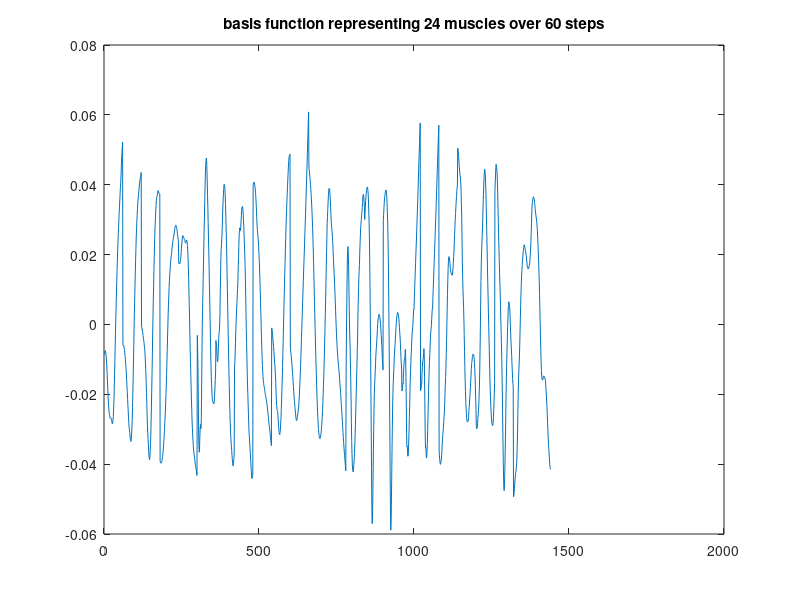
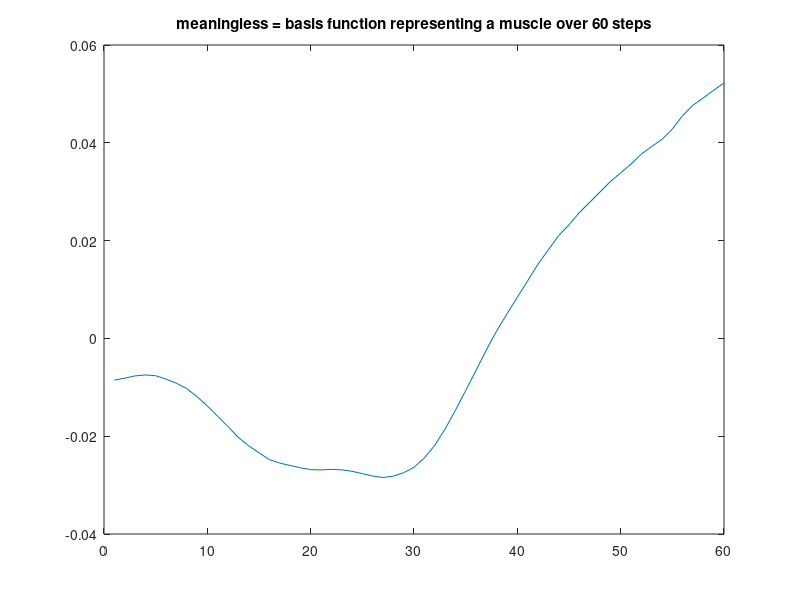

Reproduce these figures in MATLAB, in order.
%Work with given dictionary D

load Dict_K_50_lambda_0.05.mat;

figure(1);
plot(D(:,50));
title('basis function representing 24 muscles over 60 steps');

%the point of our project is to make the basis functions of fewer muscles
%meaningful to movement, specifically as defining motor units
figure(2);
plot(D(1:60,50));
title('meaningless = basis function representing a muscle over 60 steps');
